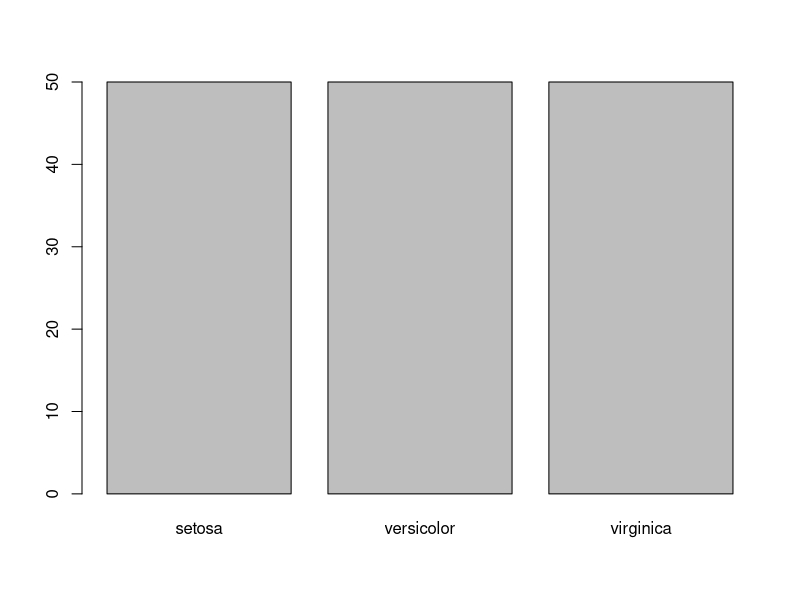
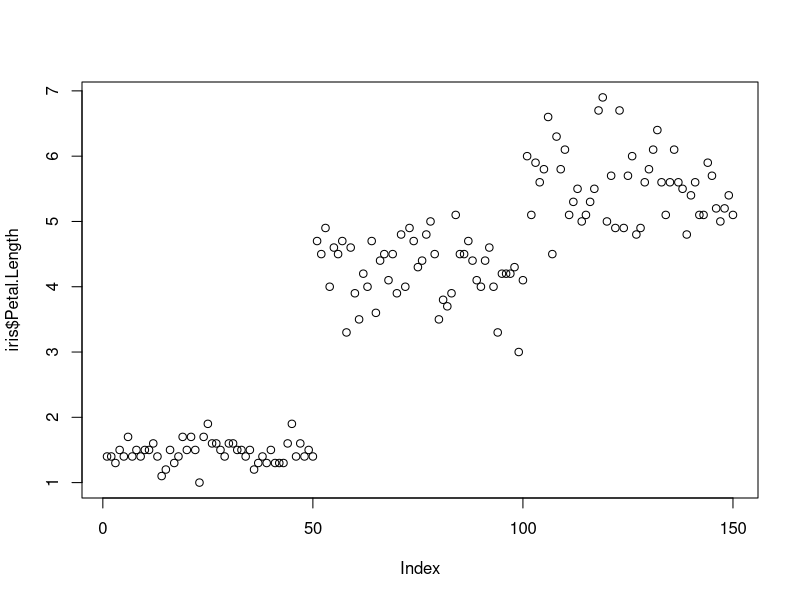
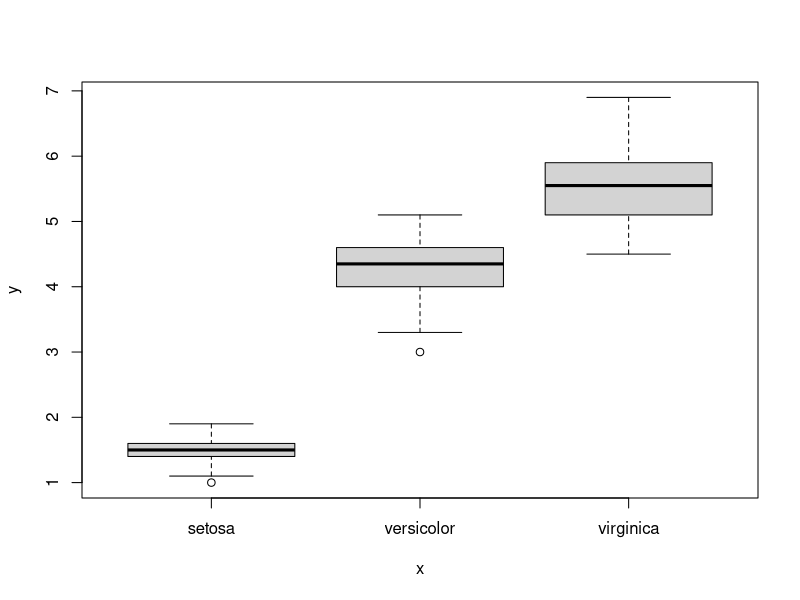
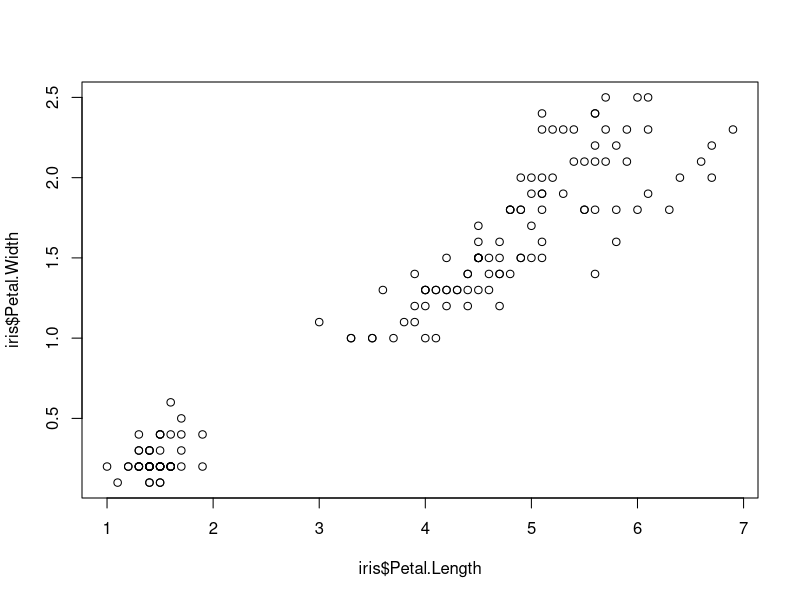
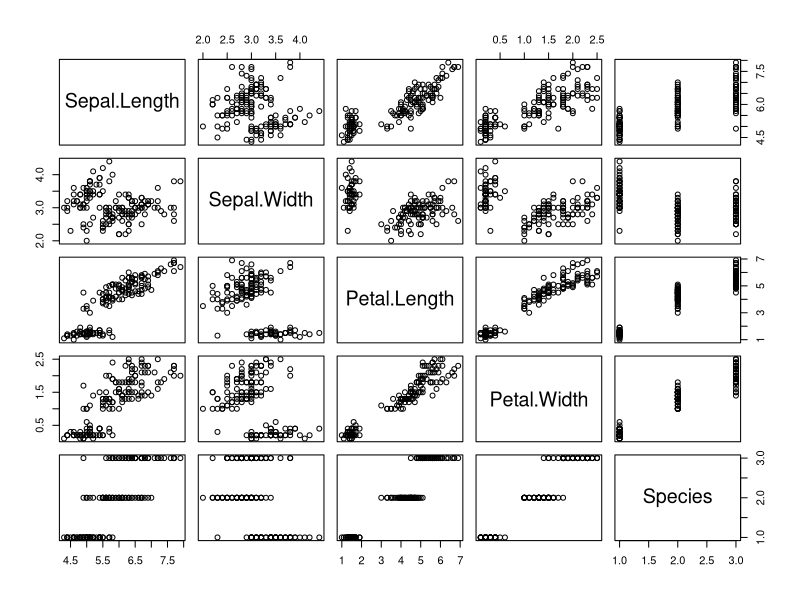
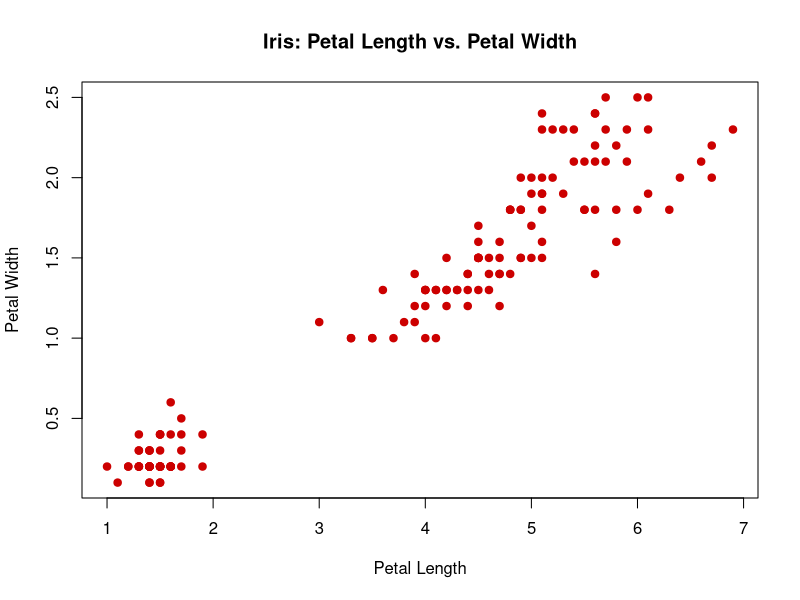
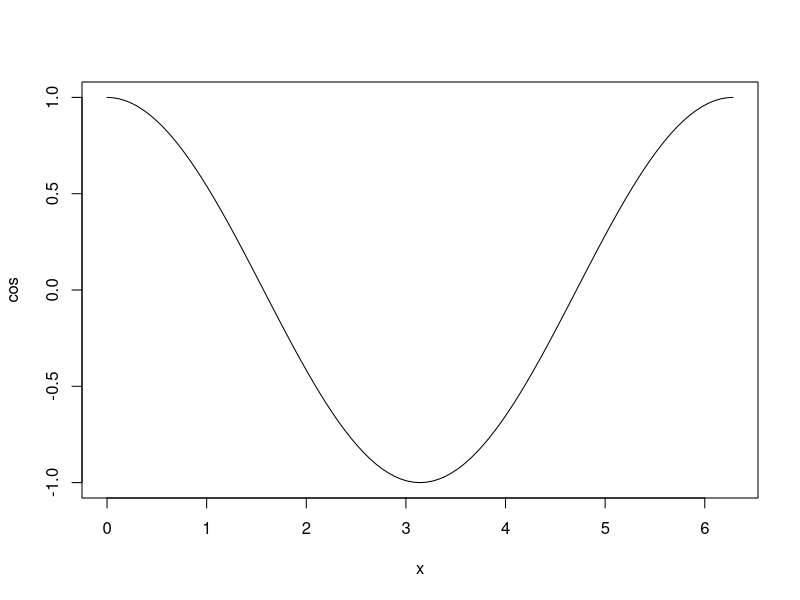
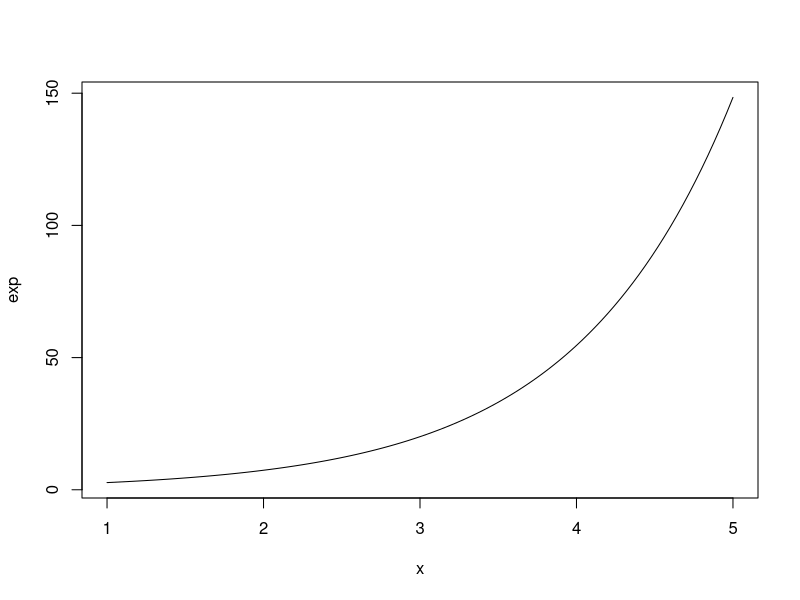

Write R code to recreate these figures, in order.
####################################
### Welcome to Sinai R Bootcamp! ###
####################################

# Table of Contents:
# DAY 1 - Monday, February 3, 2020
#     1.1 Getting Acquainted with R/RStudio
#     1.2 Basic X-Y Plotting
#     1.3 Bar Charts
#     1.4 Histograms
#     1.5 Scatterplos

# DAY 2 - Wednesday, February 5, 2020

#############################################
### 1.1 Getting Acquainted with R/RStudio ###
#############################################

# WINDOWS
# (1) This is the script/source window
# (2) Below is the console/text output window
# (3) Upper-right is the environment window, which displays variables you are using
# (4) Lower-right contains files, plots, packages, et al.
# Can resize windows by click+dragging borders
# Can rearrange windows by clicking "workspace panes" icon above
# ctrl+1/2/3 zooms into script/console/files(etc) windows, respectively

# PACKAGES
# Bundles of pre-written code
# (1) Base packages = installed with R but not loaded by default
# (2) Contributed packages = 3rd party that need to be downloaded, installed, and loaded separately
# Where to get packages? The Comprehensive R Archive Network (cran.r-project.org)...also Crantastic and GitHub

##############################
### 1.2 Basic X-Y Plotting ###
##############################

# LOAD DATA
library(datasets) # Built-in datasets
head(iris)        # First few rows (sepal & petal dimensions, 3 species)

# PLOT DATA
?plot()                                   # Shows command info in lower-right window
plot(iris$Species)                        # Plot categorical variable
plot(iris$Petal.Length)                   # Plot quantitative variable
plot(iris$Species, iris$Petal.Length)     # Plot x=Species, y=Petal Length
plot(iris$Petal.Length, iris$Petal.Width) # Plot x=Petal Length, y=Petal Width
plot(iris)                                # Plot entire data frame

# PLOT W/ OPTIONS
plot(iris$Petal.Length, iris$Petal.Width,
     col = "#cc0000",                             # Change color of points (hex code)
     pch = 19,                                    # Change style of points
     main = "Iris: Petal Length vs. Petal Width", # Main title
     xlab = "Petal Length",                       # X axis label
     ylab = "Petal Width")                        # Y axis label

# PLOT FORMULAS
plot(cos, 0, 2*pi)  # Cosine 0 to 2pi
plot(exp, 1, 5)     # Exponential, 1 to 5
plot(dnorm, -3, +3) # Normal distribution, -3 to +3

# PLOT FORMULA W/ OPTIONS
plot(dnorm, -3, +3,                         # Same as above
     col = "#cc0000",                       # Change color of points (hex code)
     lwd = 5,                               # Change line width
     main = "Standard Normal Distribution", # Main title
     xlab = "z-scores",                     # X axis label
     ylab = "Density")                      # Y axis label

########################
### 1.3 BAR CHARTS #####
########################

# LOAD DATA
library(datasets) # Built-in datasets
?mtcars           # Motor Trend car road tests
head(mtcars)      # First few rows of dataset

# RECONFIGURE DATA
barplot(mtcars$cyl)            # Doesn't work, need a frequency table
cylinders <- table(mtcars$cyl) # Create table, feed into variable cylinders
barplot(cylinders)             # Proper bar chart
plot(cylinders)                # X-Y plot (lines)

######################
### 1.4 HISTOGRAMS ###
######################

# LOAD DATA
library(datasets) # Built-in datasets
?iris             # Iris sepal and petal dimensions
head(iris)        # First few rows of dataset

# BASIC HISTOGRAMS
hist(iris$Sepal.Length) # Sepal Length
hist(iris$Sepal.Width)  # Sepal Width
hist(iris$Petal.Length) # Petal Length
hist(iris$Petal.Width)  # Petal Width

# HISTOGRAMS BY GROUPS
par(mfrow = c(3,1))                                   # Put graphs in 3 rows, 1 column
hist(iris$Petal.Width [iris$Species == "setosa"],     # SETOSA PETAL WIDTH
     xlim = c(0, 3),                                  # Set x from 0 to 3
     breaks = 9,                                      # Set 9 bars
     col = "red")                                     # Change color
hist(iris$Petal.Width [iris$Species == "versicolor"], # VERSICOLOR PETAL WIDTH
     xlim = c(0, 3),                                  # Set x from 0 to 3
     breaks = 9,                                      # Set 9 bars
     col = "green")                                   # Change color
hist(iris$Petal.Width [iris$Species == "virginica"],  # VIRGINICA PETAL WIDTH
     xlim = c(0, 3),                                  # Set x from 0 to 3
     breaks = 9,                                      # Set 9 bars
     col = "blue")                                    # Change color
par(mfrow = c(1,1))                                   # Restore graphic parameter

########################
### 1.5 SCATTERPLOTS ###
########################

# LOAD DATA
library(datasets) # Built-in datasets
?mtcars           # Motor Trend car road tests
head(mtcars)      # First few rows of dataset

# UNIVARIATE DISTRIBUTIONS
hist(mtcars$wt)  # Car weights
hist(mtcars$mpg) # Car miles per gallon





#get acquainted with RStudio environment
#Case-sensitivity and no spaces
y=3
print(y)

#print(Y) throws an error because we have not set Y to anything
#Use command + enter or ctrl + enter on Windows to run

#import data

#install.packages and library

typeof(y)
#Data types

#This comment is from Spencer
#This comment is from Chris
#Directions: Pull-->Make Edits-->Save-->Commit-->Push
#Practice